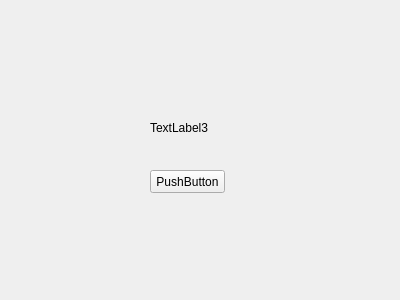
<?xml version="1.0" encoding="UTF-8"?>
<ui version="4.0">
 <class>Form</class>
 <widget class="QWidget" name="Form">
  <property name="geometry">
   <rect>
    <x>0</x>
    <y>0</y>
    <width>400</width>
    <height>300</height>
   </rect>
  </property>
  <property name="windowTitle">
   <string>Form</string>
  </property>
  <widget class="QLabel" name="label">
   <property name="geometry">
    <rect>
     <x>150</x>
     <y>120</y>
     <width>101</width>
     <height>16</height>
    </rect>
   </property>
   <property name="text">
    <string>TextLabel3</string>
   </property>
  </widget>
  <widget class="QPushButton" name="pushButton_3">
   <property name="geometry">
    <rect>
     <x>150</x>
     <y>170</y>
     <width>75</width>
     <height>23</height>
    </rect>
   </property>
   <property name="text">
    <string>PushButton</string>
   </property>
  </widget>
 </widget>
 <resources/>
 <connections/>
</ui>
